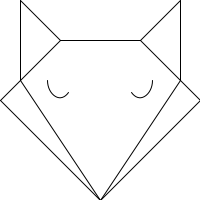
Frame 1 (no input)
Frame 60 (the mouse pressed at the canvas centre just before this capture): identical to frame 1, image omitted
Frame 120 (the mouse held since frame 60 and released just before this capture): identical to frame 1, image omitted

The Processing sketch that drew this single still picture (run headless with seeded random() and noise(); from frame 60 on, the mouse is pressed at the canvas centre):

// Processing sketch: fox_creature
// ── fox_creature.pde
void setup() {
 size(200,200);
 
  
}

void draw() {
  
  background(255);
  
  //horizontal line
  line(60,40,140,40);
  
  //diamond side 1 left
  line(60,40,20,80);
  //diamond side 2 left
  line(20,80,100,200);
  //diamond side 1 right
  line(140,40,180,80);
  //diamond side 2 right
  line(180,80,100,200);
  
  //left ear
  //vertical line
  line(20,80,20,0);
  //diagnal line
  line(20,0,60,40);
  
  //right ear
  //verical line
  line(180,80,180,0);
  //diagnal line
  line(180,0,140,40);
  
  //left cheek
  line(20,80,0,100);
  line(0,100,100,200);
  
  //right cheek
  line(180,80,200,100);
  line(200,100,100,200);
  

  
  if (keyPressed == true){
      //left eye
      noFill();
      arc(60,80,25,35,0,1.3*PI, CHORD);
      
      //right eye
      noFill();
      arc(140,80,25,35,-.3*PI,PI,CHORD);
      
  }
  else if(keyPressed == false){
        //sleep left eye
        noFill();
        arc(60,80,25,35,.25*PI,PI);
        
        //sleep right eye
        noFill();
        arc(140,80,25,35,0,.75*PI);
  }
  
}
